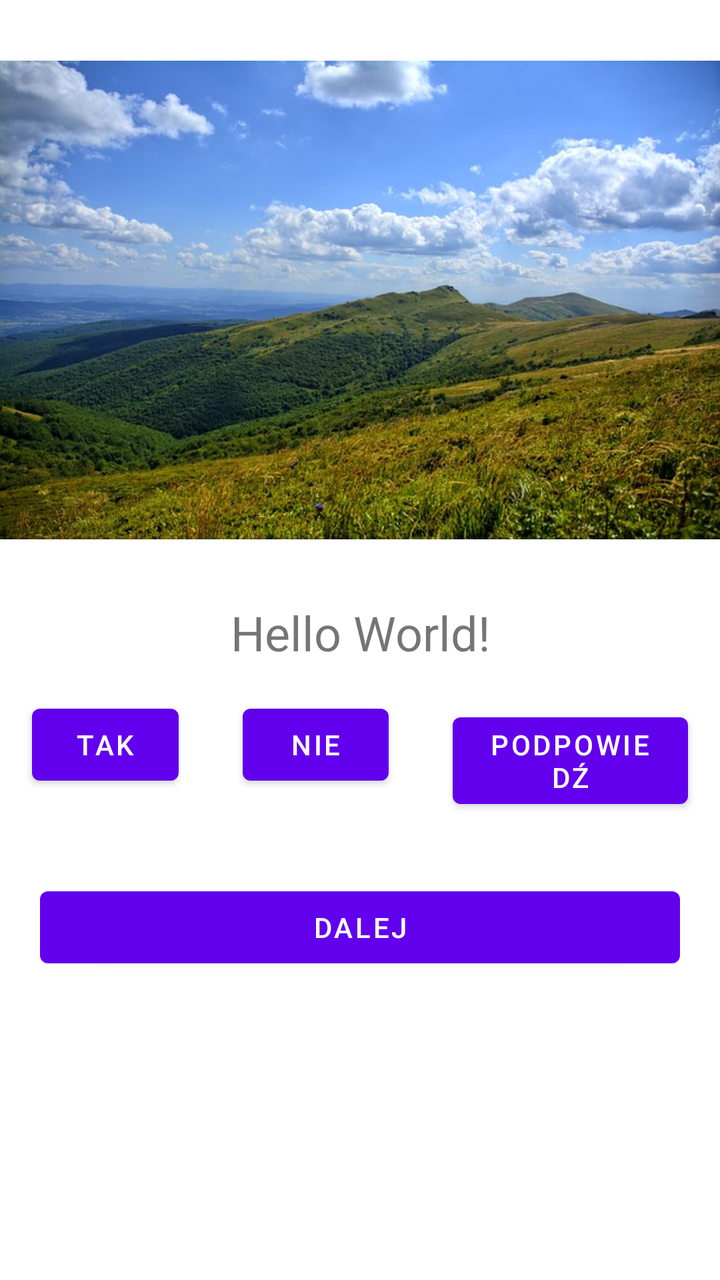
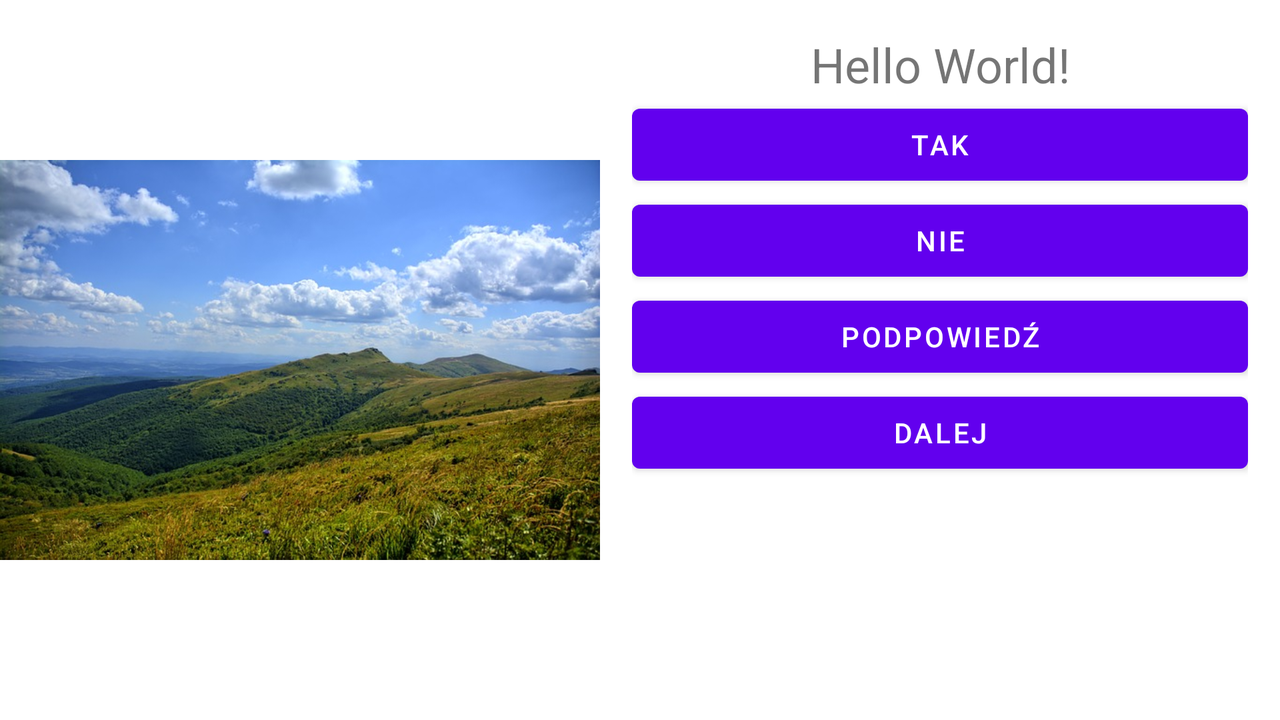

Two renders of one Android screen. The first uses the default layout on a phone; the second uses the alternative layout the repository ships for a different screen configuration, on a matching device. The two XML files are below.
<!-- AndroidManifest.xml: application theme Theme.TestTakNie3Ppiatek -->
<!-- res/layout/activity_main.xml -->
<?xml version="1.0" encoding="utf-8"?>
<LinearLayout xmlns:android="http://schemas.android.com/apk/res/android"
    xmlns:app="http://schemas.android.com/apk/res-auto"
    xmlns:tools="http://schemas.android.com/tools"
    android:layout_width="match_parent"
    android:layout_height="match_parent"
    android:orientation="vertical"
    tools:context=".MainActivity">

    <ImageView
        android:id="@+id/imageView"
        android:layout_width="match_parent"
        android:layout_height="300dp"
        android:adjustViewBounds="true"
        app:srcCompat="@drawable/bieszczady" />

    <TextView
        android:id="@+id/textView"
        android:layout_width="wrap_content"
        android:layout_height="wrap_content"
        android:text="Hello World!"
        android:textSize="24sp"
        android:textAlignment="center"
        android:layout_gravity="center"/>

    <LinearLayout
        android:layout_width="match_parent"
        android:layout_height="wrap_content"
        android:orientation="horizontal">

        <Button
            android:id="@+id/button"
            android:layout_width="wrap_content"
            android:layout_height="wrap_content"
            android:layout_weight="1"
            android:layout_margin="16dp"
            android:text="Tak" />

        <Button
            android:id="@+id/button2"
            android:layout_width="wrap_content"
            android:layout_height="wrap_content"
            android:layout_weight="1"
            android:layout_margin="16dp"
            android:text="Nie" />

        <Button
            android:id="@+id/button3"
            android:layout_width="wrap_content"
            android:layout_height="wrap_content"
            android:layout_weight="1"
            android:layout_margin="16dp"
            android:text="Podpowiedź" />
    </LinearLayout>

    <Button
        android:id="@+id/button4"
        android:layout_width="match_parent"
        android:layout_height="wrap_content"
        android:layout_margin="20dp"
        android:text="Dalej" />

</LinearLayout>
<!-- resources referenced by this layout -->
<resources>
  <!-- drawable bieszczady: jpg bitmap (drawable-v24, 107391 bytes) -->
  <style name="Theme.TestTakNie3Ppiatek" parent="Theme.MaterialComponents.DayNight.DarkActionBar">
          
          <item name="colorPrimary">@color/purple_500</item>
          <item name="colorPrimaryVariant">@color/purple_700</item>
          <item name="colorOnPrimary">@color/white</item>
          
          <item name="colorSecondary">@color/teal_200</item>
          <item name="colorSecondaryVariant">@color/teal_700</item>
          <item name="colorOnSecondary">@color/black</item>
          
          <item name="android:statusBarColor">?attr/colorPrimaryVariant</item>
          
      </style>
</resources>
<!-- res/layout-land/activity_main.xml (the repository's variant of the layout above) -->
<!-- drawn on the phone turned sideways -->
<?xml version="1.0" encoding="utf-8"?>
<LinearLayout xmlns:android="http://schemas.android.com/apk/res/android"
    xmlns:app="http://schemas.android.com/apk/res-auto"
    xmlns:tools="http://schemas.android.com/tools"
    android:layout_width="match_parent"
    android:layout_height="match_parent"
    tools:context=".MainActivity">

    <ImageView
        android:id="@+id/imageView"
        android:layout_width="300dp"
        android:layout_height="match_parent"
        android:adjustViewBounds="true"
        app:srcCompat="@drawable/bieszczady" />

    <LinearLayout
        android:layout_width="match_parent"
        android:layout_height="wrap_content"
        android:gravity="center"
        android:padding="16dp"
        android:orientation="vertical">

        <TextView
            android:id="@+id/textView"
            android:layout_width="wrap_content"
            android:layout_height="wrap_content"
            android:layout_gravity="center"
            android:text="Hello World!"

            android:textAlignment="center"
            android:textSize="24sp" />

        <Button
            android:id="@+id/button"
            android:layout_width="match_parent"
            android:layout_height="wrap_content"

            android:layout_weight="1"
            android:text="Tak" />

        <Button
            android:id="@+id/button2"
            android:layout_width="match_parent"
            android:layout_height="wrap_content"

            android:layout_weight="1"
            android:text="Nie" />

        <Button
            android:id="@+id/button3"
            android:layout_width="match_parent"
            android:layout_height="wrap_content"

            android:layout_weight="1"
            android:text="Podpowiedź" />

        <Button
            android:id="@+id/button4"
            android:layout_width="match_parent"
            android:layout_height="wrap_content"

            android:text="Dalej" />
    </LinearLayout>

</LinearLayout>
